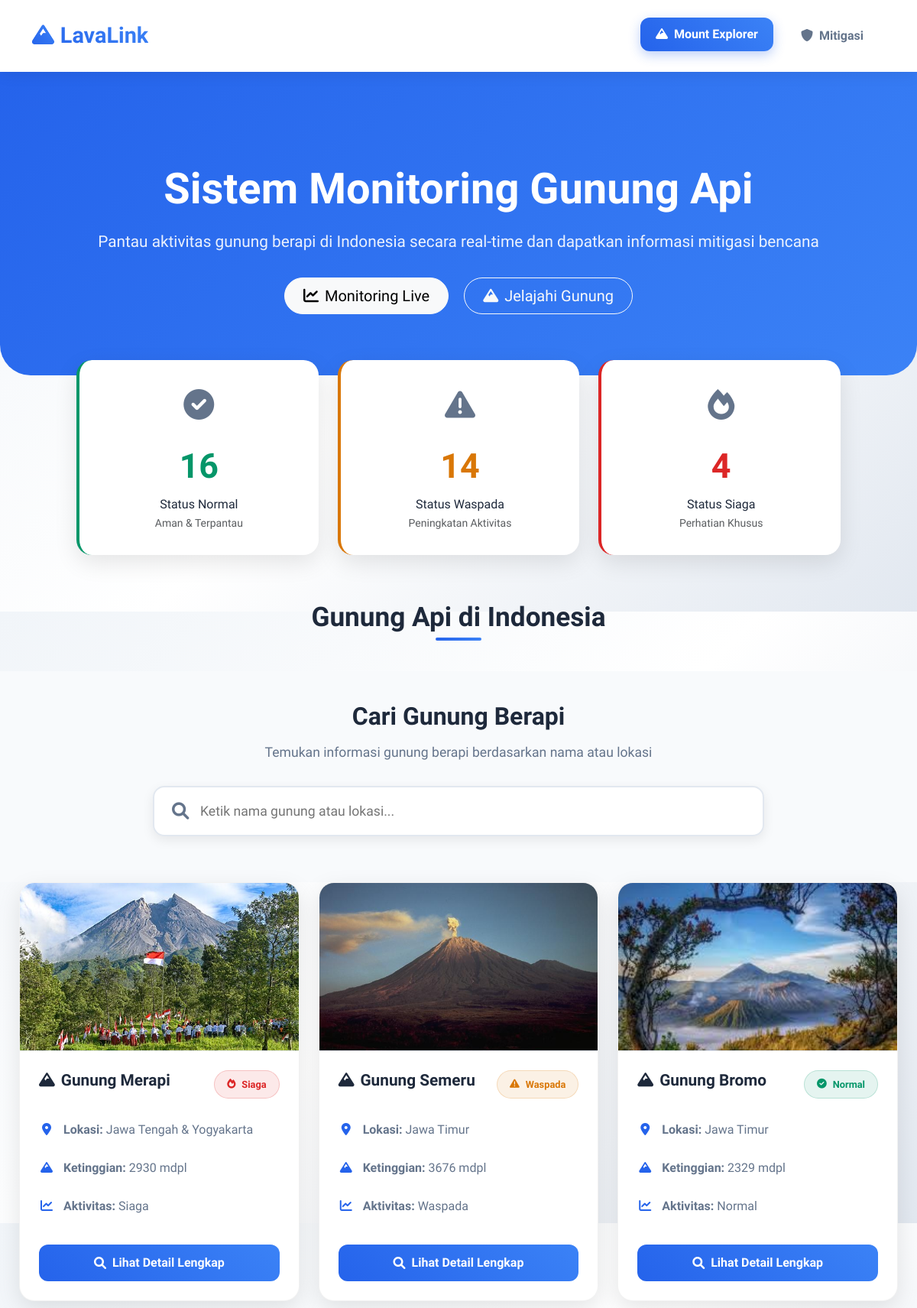
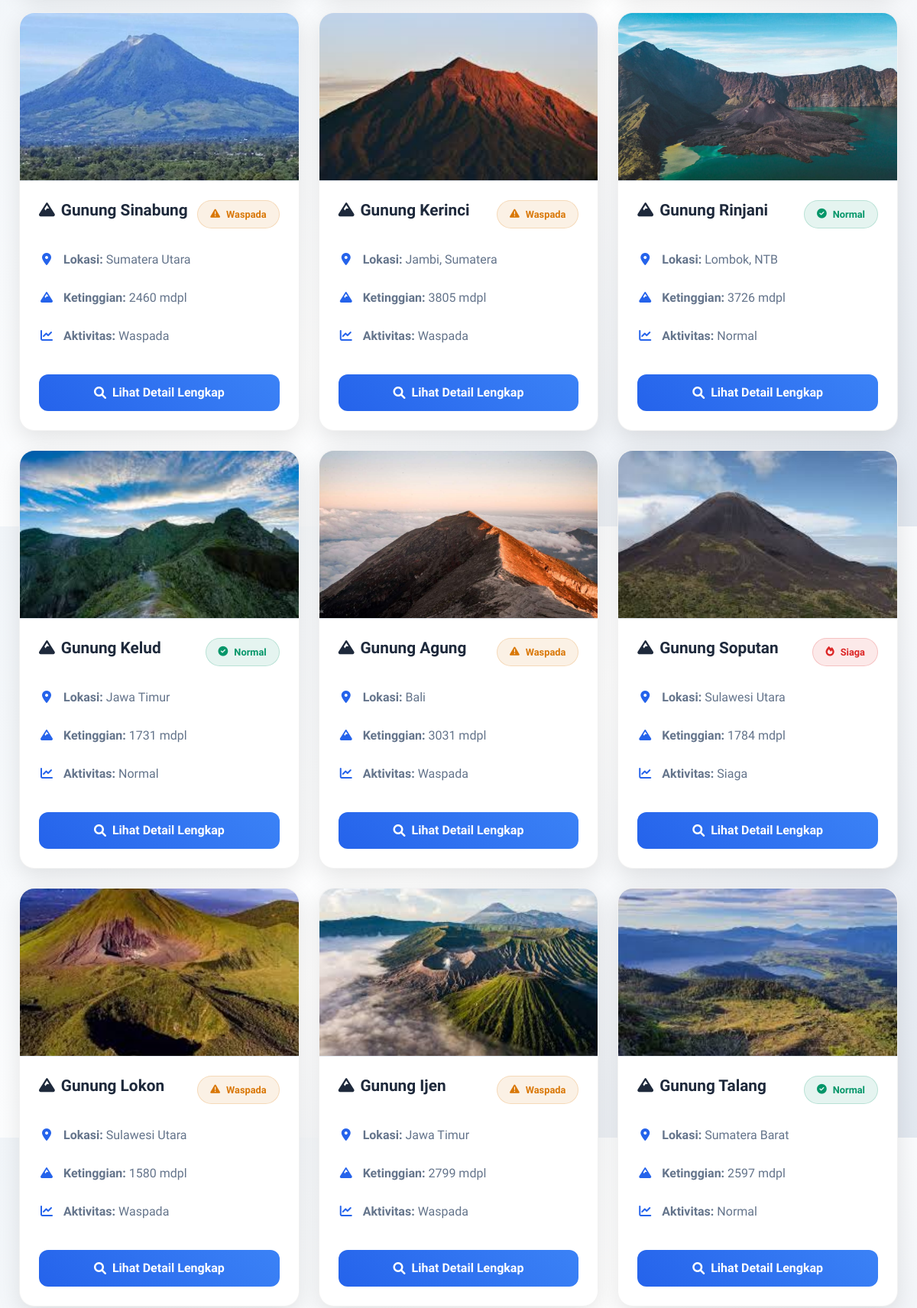
The app's page /informasi_gunung.php (upper part) with its own data (2 pictures, top to bottom).
### tables this page shows
CREATE TABLE `gunung` (
  `id` int(11) NOT NULL,
  `nama_gunung` varchar(100) DEFAULT NULL,
  `lokasi` varchar(100) DEFAULT NULL,
  `ketinggian` int(11) DEFAULT NULL,
  `sejarah` text DEFAULT NULL,
  `geologi` text DEFAULT NULL,
  `status` varchar(20) DEFAULT NULL,
  `rekomendasi` text DEFAULT NULL,
  `gambar` varchar(255) DEFAULT NULL,
  `tipe_gunung` varchar(50) NOT NULL,
  `bentuk_gunung` varchar(50) NOT NULL,
  `letusan_terakhir` varchar(100) NOT NULL,
  `suhu_magma` varchar(100) NOT NULL,
  `tipe_batuan` varchar(100) NOT NULL,
  `mineral_dominan` int(100) NOT NULL,
  `update_at` timestamp NOT NULL DEFAULT current_timestamp() ON UPDATE current_timestamp(),
  `created_at` timestamp NOT NULL DEFAULT current_timestamp()
);

### informasi_gunung.php (the view, shortened to what this page needs)
<?php include 'koneksi.php'; ?>
<!DOCTYPE html>
<html lang="id">
<head>
    <link href="https://cdn.jsdelivr.net/npm/bootstrap@5.3.0/dist/css/bootstrap.min.css" rel="stylesheet">
    <link href="https://cdnjs.cloudflare.com/ajax/libs/font-awesome/6.0.0/css/all.min.css" rel="stylesheet">
</head>
<body>
<nav class="navbar navbar-expand-lg">
    <div class="container">
        <a class="navbar-brand brand" href="#">
            <i class="fas fa-mountain brand-icon"></i>LavaLink
        </a>
        <div class="collapse navbar-collapse">
            <ul class="navbar-nav ms-auto">
                <li class="nav-item">
                    <a class="nav-link active" href="#volcanoes">
                        <i class="fas fa-mountain me-2"></i>Mount Explorer
                    </a>
                </li>
                <li class="nav-item">
                    <a class="nav-link" href="#mitigation">
                        <i class="fas fa-shield-alt me-2"></i>Mitigasi
                    </a>
                </li>
            </ul>
        </div>
    </div>
</nav>
<section id="home">
    <section class="hero">
        <div class="container">
            <h1 class="hero-title">Sistem Monitoring Gunung Api</h1>
            <p class="hero-subtitle">Pantau aktivitas gunung berapi di Indonesia secara real-time dan dapatkan informasi mitigasi bencana</p>
            <div class="mt-4">
                <button class="btn btn-light btn-lg rounded-pill px-4 me-3" onclick="scrollToSection('volcanoes')">
                    <i class="fas fa-chart-line me-2"></i>Monitoring Live
                </button>
                <button class="btn btn-outline-light btn-lg rounded-pill px-4" onclick="scrollToSection('volcanoes')">
                    <i class="fas fa-mountain me-2"></i>Jelajahi Gunung
                </button>
            </div>
        </div>
    </section>
    <div class="container">
        <div class="stats-grid">
            <div class="stat-card normal">
                <div class="stat-icon">
                    <i class="fas fa-check-circle"></i>
                </div>
                <div class="stat-number stat-normal"><?php
                    $result = mysqli_query($conn, "SELECT COUNT(*) as total FROM gunung WHERE status LIKE '%normal%' OR status LIKE '%Normal%'");
                    $row = mysqli_fetch_assoc($result);
                    echo $row['total'];
                ?></div>
                <div>Status Normal</div>
                <small class="text-muted">Aman & Terpantau</small>
            </div>
            <div class="stat-card waspada">
                <div class="stat-icon">
                    <i class="fas fa-exclamation-triangle"></i>
                </div>
                <div class="stat-number stat-waspada"><?php
                    $result = mysqli_query($conn, "SELECT COUNT(*) as total FROM gunung WHERE status LIKE '%waspada%' OR status LIKE '%Waspada%'");
                    $row = mysqli_fetch_assoc($result);
                    echo $row['total'];
                ?></div>
                <div>Status Waspada</div>
                <small class="text-muted">Peningkatan Aktivitas</small>
            </div>
            <div class="stat-card siaga">
                <div class="stat-icon">
                    <i class="fas fa-fire"></i>
                </div>
                <div class="stat-number stat-siaga"><?php
                    $result = mysqli_query($conn, "SELECT COUNT(*) as total FROM gunung WHERE status LIKE '%siaga%' OR status LIKE '%Siaga%'");
                    $row = mysqli_fetch_assoc($result);
                    echo $row['total'];
                ?></div>
                <div>Status Siaga</div>
                <small class="text-muted">Perhatian Khusus</small>
            </div>
        </div>
    </div>
    <div id="volcanoes">
        <h2 class="section-title">Gunung Api di Indonesia</h2>
        <section class="search-section">
            <div class="search-container">
                <div class="search-header">
                    <h3>Cari Gunung Berapi</h3>
                    <p>Temukan informasi gunung berapi berdasarkan nama atau lokasi</p>
                </div>
                <div class="search-input-group">
                    <i class="fas fa-search search-icon"></i>
                    <input type="text" id="searchInput" class="search-input" placeholder="Ketik nama gunung atau lokasi...">
                </div>
            </div>
        </section>
        <div class="volcano-grid-container">
            <div class="volcano-grid" id="volcanoGrid">
                <?php
                $result = mysqli_query($conn, "SELECT * FROM gunung");
                while ($row = mysqli_fetch_assoc($result)) {
                    $status_class = 'tag-normal';
                    $status_icon = 'fas fa-check-circle';
                    $status_text = 'Normal';
                    if (strpos(strtolower($row['status']), 'waspada') !== false) {
                        $status_class = 'tag-waspada';
                        $status_icon = 'fas fa-exclamation-triangle';
                        $status_text = 'Waspada';
                    } elseif (strpos(strtolower($row['status']), 'siaga') !== false) {
                        $status_class = 'tag-siaga';
                        $status_icon = 'fas fa-fire';
                        $status_text = 'Siaga';
                    }
                ?>
                <div class="volcano-card" data-name="<?php echo strtolower($row['nama_gunung']); ?>" data-location="<?php echo strtolower($row['lokasi']); ?>" data-status="<?php echo strtolower($status_text); ?>">
                    <img src="image/<?php echo $row['gambar']; ?>" class="volcano-image" alt="<?php echo $row['nama_gunung']; ?>">
                    <div class="volcano-content">
                        <div class="d-flex justify-content-between align-items-start mb-3">
                            <h3 class="volcano-name">
                                <i class="fas fa-mountain"></i><?php echo $row['nama_gunung']; ?>
                            </h3>
                            <span class="status-tag <?php echo $status_class; ?>">
                                <i class="<?php echo $status_icon; ?>"></i><?php echo $status_text; ?>
                            </span>
                        </div>
                        <div class="volcano-info">
                            <div class="info-item">
                                <div class="info-icon">
                                    <i class="fas fa-map-marker-alt"></i>
                                </div>
                                <div>
                                    <strong>Lokasi:</strong> <?php echo $row['lokasi']; ?>
                                </div>
                            </div>
                            <div class="info-item">
                                <div class="info-icon">
                                    <i class="fas fa-mountain"></i>
                                </div>
                                <div>
                                    <strong>Ketinggian:</strong> <?php echo $row['ketinggian']; ?> mdpl
                                </div>
                            </div>
                            <div class="info-item">
                                <div class="info-icon">
                                    <i class="fas fa-chart-line"></i>
                                </div>
                                <div>
                                    <strong>Aktivitas:</strong> <?php echo $row['status']; ?>
                                </div>
                            </div>
                        </div>
                        <a href="detail_gunung.php?id=<?php echo $row['id']; ?>" class="btn-detail">
                            <i class="fas fa-search"></i>Lihat Detail Lengkap
                        </a>
                    </div>
                </div>
                <?php } ?>
            </div>
        </div>
    </div>
</section>
</body>
</html>

### records on screen
gunung: gambar (picture), nama_gunung "Gunung Merapi", status "Siaga", lokasi "Jawa Tengah & Yogyakarta", ketinggian "2930"
gunung: gambar (picture), nama_gunung "Gunung Semeru", status "Waspada", lokasi "Jawa Timur", ketinggian "3676"
gunung: gambar (picture), nama_gunung "Gunung Bromo", status_text "Normal", lokasi "Jawa Timur", ketinggian "2329", status "Normal"
gunung: gambar (picture), nama_gunung "Gunung Sinabung", status "Waspada", lokasi "Sumatera Utara", ketinggian "2460"
gunung: gambar (picture), nama_gunung "Gunung Kerinci", status "Waspada", lokasi "Jambi, Sumatera", ketinggian "3805"
gunung: gambar (picture), nama_gunung "Gunung Rinjani", status_text "Normal", lokasi "Lombok, NTB", ketinggian "3726", status "Normal"
gunung: gambar (picture), nama_gunung "Gunung Kelud", status_text "Normal", lokasi "Jawa Timur", ketinggian "1731", status "Normal"
gunung: gambar (picture), nama_gunung "Gunung Agung", status "Waspada", lokasi "Bali", ketinggian "3031"
gunung: gambar (picture), nama_gunung "Gunung Soputan", status "Siaga", lokasi "Sulawesi Utara", ketinggian "1784"
gunung: gambar (picture), nama_gunung "Gunung Lokon", status "Waspada", lokasi "Sulawesi Utara", ketinggian "1580"
gunung: gambar (picture), nama_gunung "Gunung Ijen", status "Waspada", lokasi "Jawa Timur", ketinggian "2799"
gunung: gambar (picture), nama_gunung "Gunung Talang", status_text "Normal", lokasi "Sumatera Barat", ketinggian "2597", status "Normal"

### other values on screen
$row['total'] "16"
$row['total'] "14"
$row['total'] "4"
